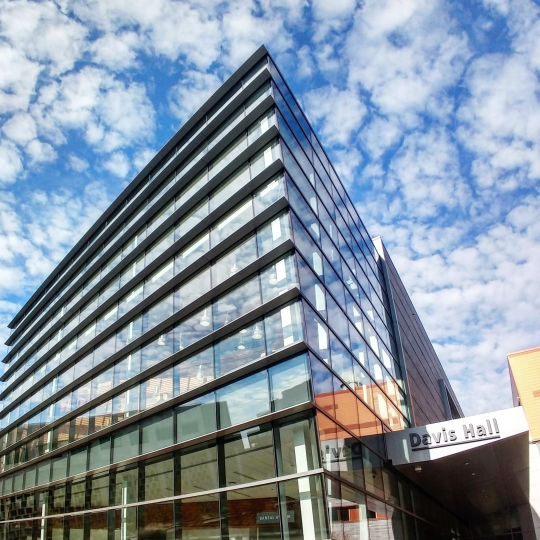
%> input picture image_Detection.jpg, 1080 x 1080 px (shown at 1/2 size)
$ octave Harris_Corner_Detection.m   (GNU Octave 9; MATLAB toolbox functions it lacks are replaced by stand-ins)
%> lines starting %> are read from the running program, lines starting %| are printed output that depends on the picture
img = imread('image_Detection.jpg');
%> img is the input picture: size 1080x1080x3 uint8; mean R, G, B 133.2, 147, 160.1
sigma=3; thresh=10000000; odr=9;

k=0.05;

gaussian= fspecial('gaussian',max(1,fix(6*sigma)), sigma);

dy=[-1 0 1; -1 0 1; -1 0 1];

dx=dy';

I = rgb2gray(img);
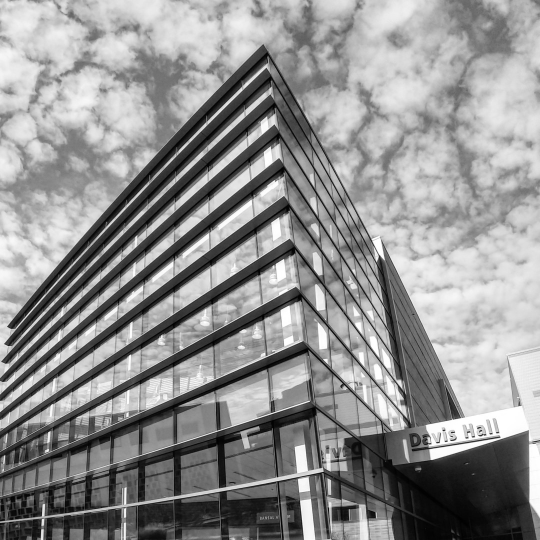
%> I: size 1080x1080 uint8 (shown at 1/2 size); min 0, max 255, mean 144.4

Ix=conv2(I,dx,'same');

Iy=conv2(I,dy,'same');

Ix2 = Ix.*Ix;

Iy2 = Iy.*Iy;

Ixy = Ix.*Iy;

Ix20 = conv2(Ix.*Ix,gaussian,'same');

Iy20 = conv2(Iy.*Iy,gaussian,'same');

Ixy20 = conv2(Ix.*Iy,gaussian,'same');
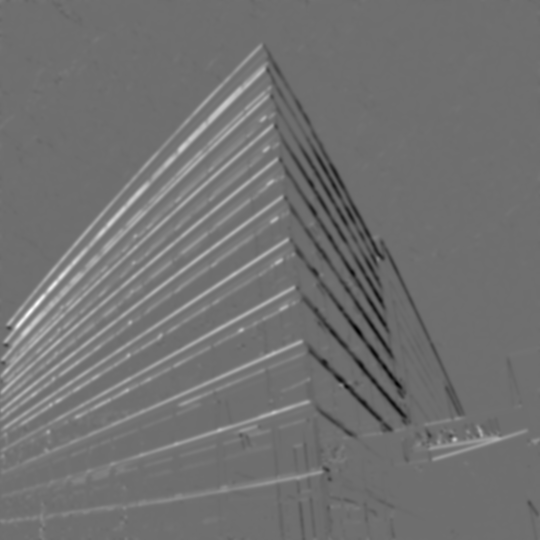
%> Ixy20: size 1080x1080 double (shown at 1/2 size); min -36330.9, max 47134.5, mean 920; drawn with min black and max white

det_M = (Ix20.*Iy20 - Ixy20.*Ixy20);

trace_M = Ix20 + Iy20;
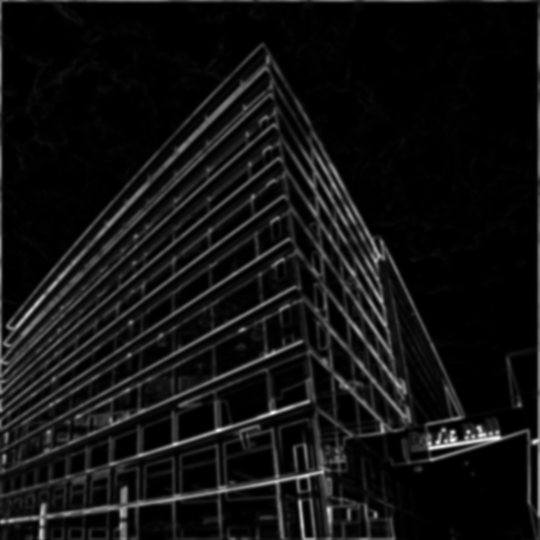
%> trace_M: size 1080x1080 double (shown at 1/2 size); min 0, max 125332, mean 8914.9; drawn with min black and max white

R = det_M - k*(trace_M).^2;
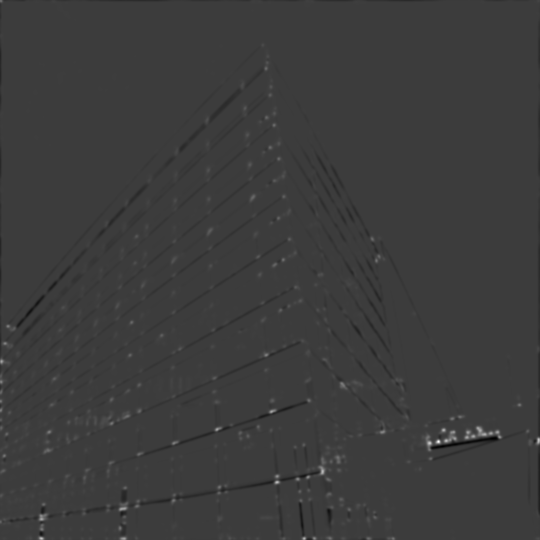
%> R: size 1080x1080 double (shown at 1/2 size); min -617167294.1, max 1.97e+09, mean -794189.9; drawn with min black and max white

response=R;

size(R)
%> ans = [1080 1080]

% Final local maxima and perform nonmaximal suppression and threshold
mx = ordfilt2(response,odr^2,ones(odr)); % Grey-scale dilate
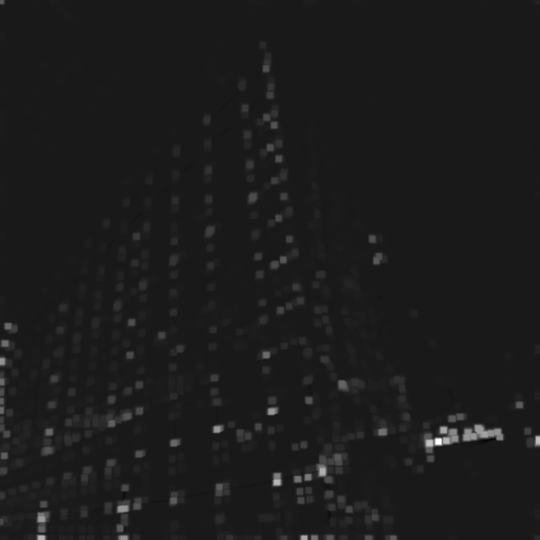
%> mx: size 1080x1080 double (shown at 1/2 size); min -221545739.3, max 1.97e+09, mean 23569601.7; drawn with min black and max white
final_response = (response==mx)&(response>thresh); % Find maxima and thresholding
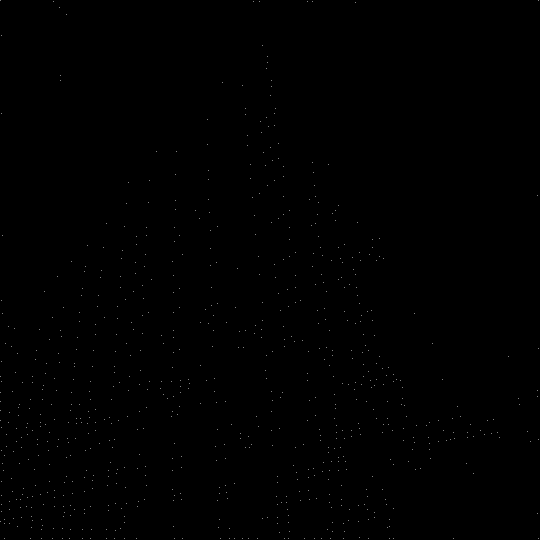
%> final_response: size 1080x1080 logical (shown at 1/2 size); 0.07% white in thin lines or dots
[rows,columns] = find(final_response); % Find row,col coords.
%> rows = 781 values from 2 to 1078; columns = 781 values from 1 to 1078
figure; imshow(img);
hold on;
p=[columns rows];
%> p = 781 rows, first 12: [1 1044; 2 2; 2 753; 2 785; 2 803; 2 821; 2 841; 3 72; 3 764; 3 856; 3 901; 3 963]
plot(p(:,1),p(:,2),'ys');
% plot(p(:,1),p(:,2),'or');
title('\bf Harris Corners')
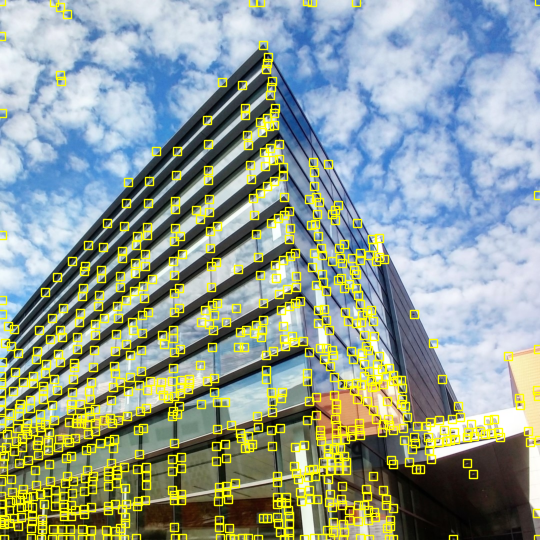
%> figure redrawn from the program's plot data; shown at 1/2 size; its title reads 'Harris Corners'
